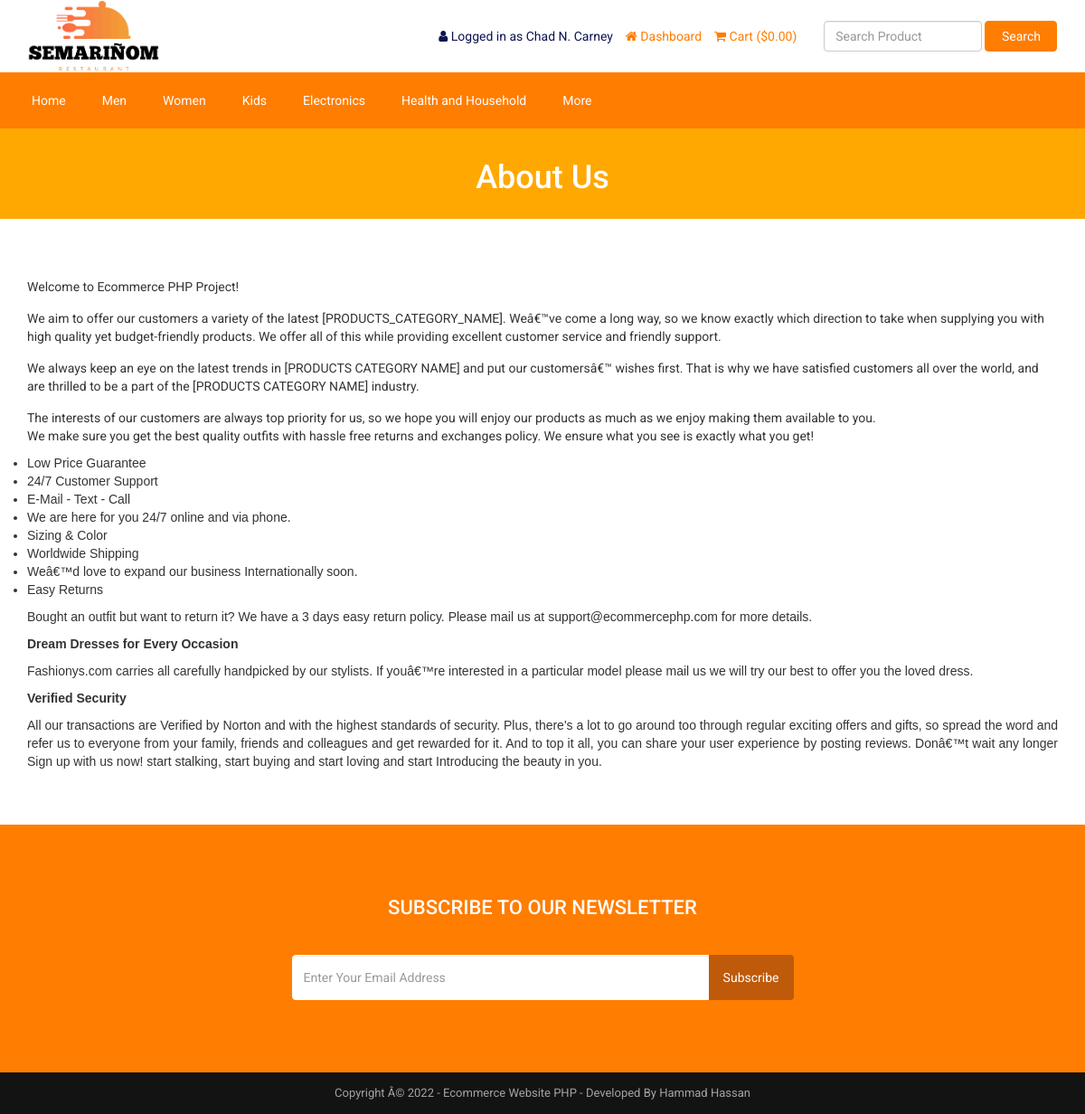
The app's page /about.php (signed in) with its own data.
### tables this page shows
CREATE TABLE `tbl_top_category` (
  `tcat_id` int(11) NOT NULL,
  `tcat_name` varchar(255) NOT NULL,
  `show_on_menu` int(1) NOT NULL
);

CREATE TABLE `tbl_page` (
  `id` int(11) NOT NULL,
  `about_title` varchar(255) NOT NULL,
  `about_content` text NOT NULL,
  `about_banner` varchar(255) NOT NULL,
  `about_meta_title` varchar(255) NOT NULL,
  `about_meta_keyword` text NOT NULL,
  `about_meta_description` text NOT NULL,
  `faq_title` varchar(255) NOT NULL,
  `faq_banner` varchar(255) NOT NULL,
  `faq_meta_title` varchar(255) NOT NULL,
  `faq_meta_keyword` text NOT NULL,
  `faq_meta_description` text NOT NULL,
  `blog_title` varchar(255) NOT NULL,
  `blog_banner` varchar(255) NOT NULL,
  `blog_meta_title` varchar(255) NOT NULL,
  `blog_meta_keyword` text NOT NULL,
  `blog_meta_description` text NOT NULL,
  `contact_title` varchar(255) NOT NULL,
  `contact_banner` varchar(255) NOT NULL,
  `contact_meta_title` varchar(255) NOT NULL,
  `contact_meta_keyword` text NOT NULL,
  `contact_meta_description` text NOT NULL,
  `pgallery_title` varchar(255) NOT NULL,
  `pgallery_banner` varchar(255) NOT NULL,
  `pgallery_meta_title` varchar(255) NOT NULL,
  `pgallery_meta_keyword` text NOT NULL,
  `pgallery_meta_description` text NOT NULL,
  `vgallery_title` varchar(255) NOT NULL,
  `vgallery_banner` varchar(255) NOT NULL,
  `vgallery_meta_title` varchar(255) NOT NULL,
  `vgallery_meta_keyword` text NOT NULL,
  `vgallery_meta_description` text NOT NULL
);

CREATE TABLE `tbl_settings` (
  `id` int(11) NOT NULL,
  `logo` text(255) NOT NULL,
  `favicon` text(255) NOT NULL,
  `footer_about` text NOT NULL,
  `footer_copyright` text NOT NULL,
  `contact_address` text NOT NULL,
  `contact_email` text(255) NOT NULL,
  `contact_phone` text(255) NOT NULL,
  `contact_fax` text(255) NOT NULL,
  `contact_map_iframe` text NOT NULL,
  `receive_email` text(255) NOT NULL,
  `receive_email_subject` text(255) NOT NULL,
  `receive_email_thank_you_message` text NOT NULL,
  `forget_password_message` text NOT NULL,
  `total_recent_post_footer` int(10) NOT NULL,
  `total_popular_post_footer` int(10) NOT NULL,
  `total_recent_post_sidebar` int(11) NOT NULL,
  `total_popular_post_sidebar` int(11) NOT NULL,
  `total_featured_product_home` int(11) NOT NULL,
  `total_latest_product_home` int(11) NOT NULL,
  `total_popular_product_home` int(11) NOT NULL,
  `meta_title_home` text NOT NULL,
  `meta_keyword_home` text NOT NULL,
  `meta_description_home` text NOT NULL,
  `banner_login` text(255) NOT NULL,
  `banner_registration` text(255) NOT NULL,
  `banner_forget_password` text(255) NOT NULL,
  `banner_reset_password` text(255) NOT NULL,
  `banner_search` text(255) NOT NULL,
  `banner_cart` text(255) NOT NULL,
  `banner_checkout` text(255) NOT NULL,
  `banner_product_category` text(255) NOT NULL,
  `banner_blog` text(255) NOT NULL,
  `cta_title` text(255) NOT NULL,
  `cta_content` text NOT NULL,
  `cta_read_more_text` text(255) NOT NULL,
  `cta_read_more_url` text(255) NOT NULL,
  `cta_photo` text(255) NOT NULL,
  `featured_product_title` text(255) NOT NULL,
  `featured_product_subtitle` text(255) NOT NULL,
  `latest_product_title` text(255) NOT NULL,
  `latest_product_subtitle` text(255) NOT NULL,
  `popular_product_title` text(255) NOT NULL,
  `popular_product_subtitle` text(255) NOT NULL,
  `testimonial_title` text(255) NOT NULL,
  `testimonial_subtitle` text(255) NOT NULL,
  `testimonial_photo` text(255) NOT NULL,
  `blog_title` text(255) NOT NULL,
  `blog_subtitle` text(255) NOT NULL,
  `newsletter_text` text NOT NULL,
  `paypal_email` text(255) NOT NULL,
  `stripe_public_key` text(255) NOT NULL,
  `stripe_secret_key` text(255) NOT NULL,
  `bank_detail` text NOT NULL,
  `before_head` text NOT NULL,
  `after_body` text NOT NULL,
  `before_body` text NOT NULL,
  `home_service_on_off` int(11) NOT NULL,
  `home_welcome_on_off` int(11) NOT NULL,
  `home_featured_product_on_off` int(11) NOT NULL,
  `home_latest_product_on_off` int(11) NOT NULL,
  `home_popular_product_on_off` int(11) NOT NULL,
  `home_testimonial_on_off` int(11) NOT NULL,
  `home_blog_on_off` int(11) NOT NULL,
  `newsletter_on_off` int(11) NOT NULL,
  `ads_above_welcome_on_off` int(1) NOT NULL,
  `ads_above_featured_product_on_off` int(1) NOT NULL,
  `ads_above_latest_product_on_off` int(1) NOT NULL,
  `ads_above_popular_product_on_off` int(1) NOT NULL,
  `ads_above_testimonial_on_off` int(1) NOT NULL,
  `ads_category_sidebar_on_off` int(1) NOT NULL
);

### about.php (the view)
<?php require_once('header.php'); ?>
<?php
$statement = $pdo->prepare("SELECT * FROM tbl_page WHERE id=1");
$statement->execute();
$result = $statement->fetchAll(PDO::FETCH_ASSOC);
foreach ($result as $row) {
   $about_title = $row['about_title'];
    $about_content = $row['about_content'];
    $about_banner = $row['about_banner'];
}
?>
<div class="page-banner" style="background-image: url(assets/uploads/<?php echo $about_banner; ?>);">
    <div class="inner">
        <h1><?php echo $about_title; ?></h1>
    </div>
</div>
<div class="page">
    <div class="container">
        <div class="row">
            <div class="col-md-12">
                <p>
                    <?php echo $about_content; ?>
                </p>
            </div>
        </div>
    </div>
</div>
<?php require_once('footer.php'); ?>

### header.php (shortened to what this page needs)
<?php
include("admin/inc/config.php");
$statement = $pdo->prepare("SELECT * FROM tbl_settings WHERE id=1");
$statement->execute();
$result = $statement->fetchAll(PDO::FETCH_ASSOC);
?>
<!DOCTYPE html>
<html lang="en">
<head>
	<link rel="stylesheet" href="assets/css/bootstrap.min.css">
	<link rel="stylesheet" href="assets/css/font-awesome.min.css">
	<link rel="stylesheet" href="assets/css/owl.carousel.min.css">
	<link rel="stylesheet" href="assets/css/owl.theme.default.min.css">
	<link rel="stylesheet" href="assets/css/jquery.bxslider.min.css">
    <link rel="stylesheet" href="assets/css/magnific-popup.css">
    <link rel="stylesheet" href="assets/css/rating.css">
	<link rel="stylesheet" href="assets/css/spacing.css">
	<link rel="stylesheet" href="assets/css/bootstrap-touch-slider.css">
	<link rel="stylesheet" href="assets/css/animate.min.css">
	<link rel="stylesheet" href="assets/css/tree-menu.css">
	<link rel="stylesheet" href="assets/css/select2.min.css">
	<link rel="stylesheet" href="assets/css/main.css">
	<link rel="stylesheet" href="assets/css/responsive.css">
	<?php
	$statement = $pdo->prepare("SELECT * FROM tbl_page WHERE id=1");
	$statement->execute();
	$result = $statement->fetchAll(PDO::FETCH_ASSOC);
		?>
</head>
<body>
<div class="header">
	<div class="container">
		<div class="row inner">
			<div class="col-md-4 logo">
				<a href="index.php"><img src="assets/uploads/logo2.png" alt="logo image"></a>
			</div>
			<div class="col-md-5 right">
				<ul>
					<?php
					if(isset($_SESSION['customer'])) {
						?>
						<li><i class="fa fa-user"></i> <?php echo LANG_VALUE_13; ?> <?php echo $_SESSION['customer']['cust_name']; ?></li>
						<li><a href="dashboard.php"><i class="fa fa-home"></i> <?php echo LANG_VALUE_89; ?></a></li>
						<?php
					} else {
						?>
						<li><a href="login.php"><i class="fa fa-sign-in"></i> <?php echo LANG_VALUE_9; ?></a></li>
						<li><a href="registration.php"><i class="fa fa-user-plus"></i> <?php echo LANG_VALUE_15; ?></a></li>
						<?php
					}
					?>
					<li><a href="cart.php"><i class="fa fa-shopping-cart"></i> <?php echo LANG_VALUE_18; ?> (<?php echo LANG_VALUE_1; ?><?php
					if(isset($_SESSION['cart_p_id'])) {
						$table_total_price = 0;
						$i=0;
	                    foreach($_SESSION['cart_p_qty'] as $key => $value)
	                    {
	                        $i++;
	                        $arr_cart_p_qty[$i] = $value;
	                    }                    $i=0;
	                    foreach($_SESSION['cart_p_current_price'] as $key => $value)
	                    {
	                        $i++;
	                        $arr_cart_p_current_price[$i] = $value;
	                    }
	                    for($i=1;$i<=count($arr_cart_p_qty);$i++) {
	                    	$row_total_price = $arr_cart_p_current_price[$i]*$arr_cart_p_qty[$i];
	                        $table_total_price = $table_total_price + $row_total_price;
	                    }
						echo $table_total_price;
					} else {
						echo '0.00';
					}
					?>)</a></li>
				</ul>
			</div>
			<div class="col-md-3 search-area">
				<form class="navbar-form navbar-left" role="search" action="search-result.php" method="get">
					<div class="form-group">
						<input type="text" class="form-control search-top" placeholder="<?php echo LANG_VALUE_2; ?>" name="search_text">
					</div>
					<button type="submit" class="btn btn-danger"><?php echo LANG_VALUE_3; ?></button>
				</form>
			</div>
		</div>
	</div>
</div>
<div class="nav">
	<div class="container">
		<div class="row">
			<div class="col-md-12 pl_0 pr_0">
				<div class="menu-container">
					<div class="menu">
						<ul>
							<li><a href="index.php">Home</a></li>
							<?php
							$statement = $pdo->prepare("SELECT * FROM tbl_top_category WHERE show_on_menu=1");
							$statement->execute();
							$result = $statement->fetchAll(PDO::FETCH_ASSOC);
							foreach ($result as $row) {
								?>
								<li><a href="product-category.php?id=<?php echo $row['tcat_id']; ?>&type=top-category"><?php echo $row['tcat_name']; ?></a>
								</li>
								<?php
							}
							?>
							<li><a href="">More</a>
							</li>
						</ul>
					</div>
				</div>
			</div>
		</div>
	</div>
</div>

### footer.php (shortened to what this page needs)
<?php
$statement = $pdo->prepare("SELECT * FROM tbl_settings WHERE id=1");
$statement->execute();
$result = $statement->fetchAll(PDO::FETCH_ASSOC);
foreach ($result as $row)
{
	$footer_copyright = $row['footer_copyright'];
    $newsletter_on_off = $row['newsletter_on_off'];
}
?>
<?php if($newsletter_on_off == 1): ?>
<section class="home-newsletter">
	<div class="container">
		<div class="row">
			<div class="col-md-6 col-md-offset-3">
				<div class="single">
				<form action="" method="post">
					<h2><?php echo LANG_VALUE_93; ?></h2>
					<div class="input-group">
			        	<input type="email" class="form-control" placeholder="<?php echo LANG_VALUE_95; ?>" name="email_subscribe">
			         	<span class="input-group-btn">
			         	<button class="btn btn-theme" type="submit" name="form_subscribe"><?php echo LANG_VALUE_92; ?></button>
			         	</span>
			        </div>
				</div>
			</div>
		</div>
	</div>
</section>
<?php endif; ?>
<div class="footer-bottom">
	<div class="container">
		<div class="row">
			<div class="col-md-12 copyright">
				<?php echo $footer_copyright; ?>
			</div>
		</div>
	</div>
</div>
</body>
</html>

### assets/css/main.css (style rules this page uses)
* { margin: 0; padding: 0; }
body { font-family: "Roboto", sans-serif; font-size: 14px; }
h1, h2, h3, h4, h5, h6 { font-family: "Roboto", sans-serif; }
a { text-decoration: none; }
.header { width: 100%; height: auto; background: #fff; }
.header .inner { height: auto; display: table; }
.header .logo { float: none; display: table-cell; vertical-align: middle; }
.header .logo img { max-width: 100%; height: 80px; }
.header .navbar-form .form-control { width: 300px; }
.header .search-area { float: none; display: table-cell; vertical-align: middle; }
.header .search-area .form-group { width: calc(100% - 84px); }
.header .search-area button { width: 80px; }
.header .search-area form { width: 100%; }
.header .right { float: none; display: table-cell; vertical-align: middle; padding-right: 0; }
.header .right ul { float: right; margin-bottom: 0; }
.header .right ul li { list-style-type: none; float: left; margin-left: 14px; color: #0d1452; }
.header .right ul li a { color: #ff7d00; }
.header .navbar-form .search-top { width: 100%; }
.nav { background: #ff7d00; }
.menu-container { width: 100%; margin: 0 auto; background: #ff7d00; }
.menu-dropdown-icon:before { content: "\f067"; font-family: "FontAwesome"; display: none; cursor: pointer; float: right; padding: 1.5em 2em; background: #fff; color: #333; }
.menu > ul { margin: 0 auto; width: 100%; list-style: none; padding: 0; position: relative; box-sizing: border-box; }
.menu > ul:before, .menu > ul:after { content: ""; display: table; }
.menu > ul:after { clear: both; }
.menu > ul > li { float: left; padding: 0; margin: 0; }
.menu > ul > li a { text-decoration: none; padding: 1.5em 20px; display: block; color: white; }
.footer-bottom { width: 100%; height: auto; background: #141314; padding: 14px 0; }
.footer-bottom .copyright { font-size: 13px; color: #a3a3a3; text-align: center; }
.page-banner { width: 100%; height: auto; background-repeat: no-repeat; background-position: center center; -webkit-background-size: cover; background-size: cover; position: relative; padding-top: 15px; padding-bottom: 15px; overflow: hidden; }
.page-banner h1 { color: #fff; text-align: center; z-index: 999; position: relative; }
.page { width: 100%; height: auto; padding-top: 50px; padding-bottom: 50px; }
.home-newsletter { padding: 80px 0; background: #ff7d00; }
.home-newsletter .single { max-width: 650px; margin: 0 auto; text-align: center; position: relative; z-index: 2; }
.home-newsletter .single h2 { font-size: 22px; color: white; text-transform: uppercase; margin-bottom: 40px; margin-top: 0; }
.home-newsletter .single .form-control { height: 50px; border-color: white; outline: none; }
.home-newsletter .single .btn { min-height: 50px; background: #be5a09; color: white; padding-left: 15px; padding-right: 15px; }

### assets/css/responsive.css (style rules this page uses)
@media only screen and (min-width: 992px) { .header .inner { width: 100%; } }
@media only screen and (min-width: 992px) { .header .search-area { padding-right: 0; } }
@media only screen and (min-width: 992px) { .header .search-area form { padding-right: 0; } }
@media only screen and (min-width: 992px) { .header .container { padding-right: 0; } }

### records on screen
tbl_top_category: tcat_name "Men"
tbl_top_category: tcat_name "Women"
tbl_top_category: tcat_name "Kids"
tbl_top_category: tcat_name "Electronics"
tbl_top_category: tcat_name "Health and Household"
tbl_page: about_banner (picture), about_title "About Us", about_content "Welcome to Ecommerce PHP Project! We aim to offer our customers a variety of the latest [PRODUCTS_CATEGORY_NAME]. Weâ€™ve come a long way, so we know exactly which direction to take when supplying you with high quality yet budget-friendly products. We offer all of this while providing excellent customer service and friendly support. We always keep an eye on the latest trends in [PRODUCTS CATEGORY NAME] and put our customersâ€™ wishes first. That is why we have satisfied customers all over the world, and are thrilled to be a part of the [PRODUCTS CATEGORY NAME] industry. The interests of our customers are always top priority for us, so we hope you will enjoy our products as much as we enjoy…"
tbl_settings: footer_copyright "Copyright Â© 2022 - Ecommerce Website PHP - Developed By Hammad Hassan"

### other values on screen
LANG_VALUE_13 "Logged in as"
$_SESSION['customer']['cust_name'] "Chad N. Carney"
LANG_VALUE_89 "Dashboard"
LANG_VALUE_18 "Cart"
LANG_VALUE_1 "$"
LANG_VALUE_3 "Search"
LANG_VALUE_93 "SUBSCRIBE TO OUR NEWSLETTER"
LANG_VALUE_92 "Subscribe"
